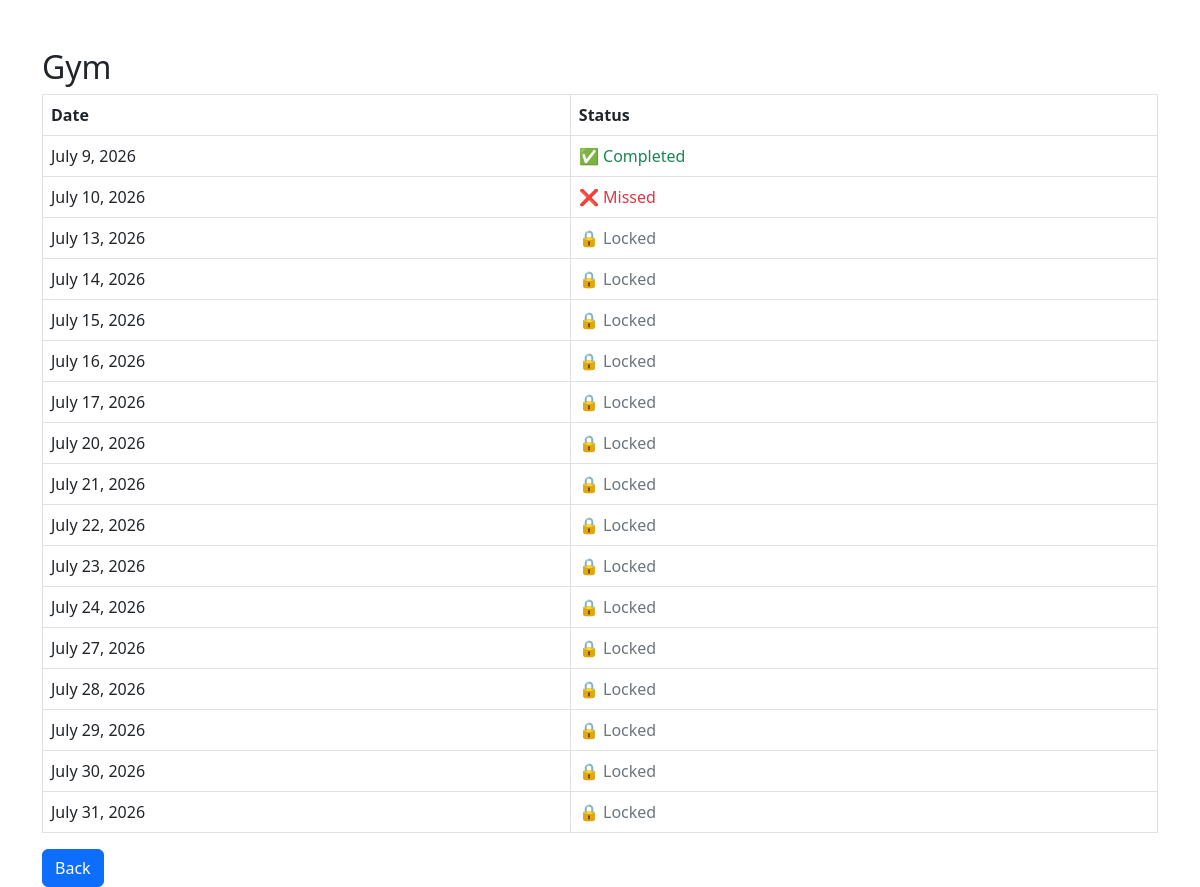
The page /habit/21/ (signed in) on the database as committed earlier.
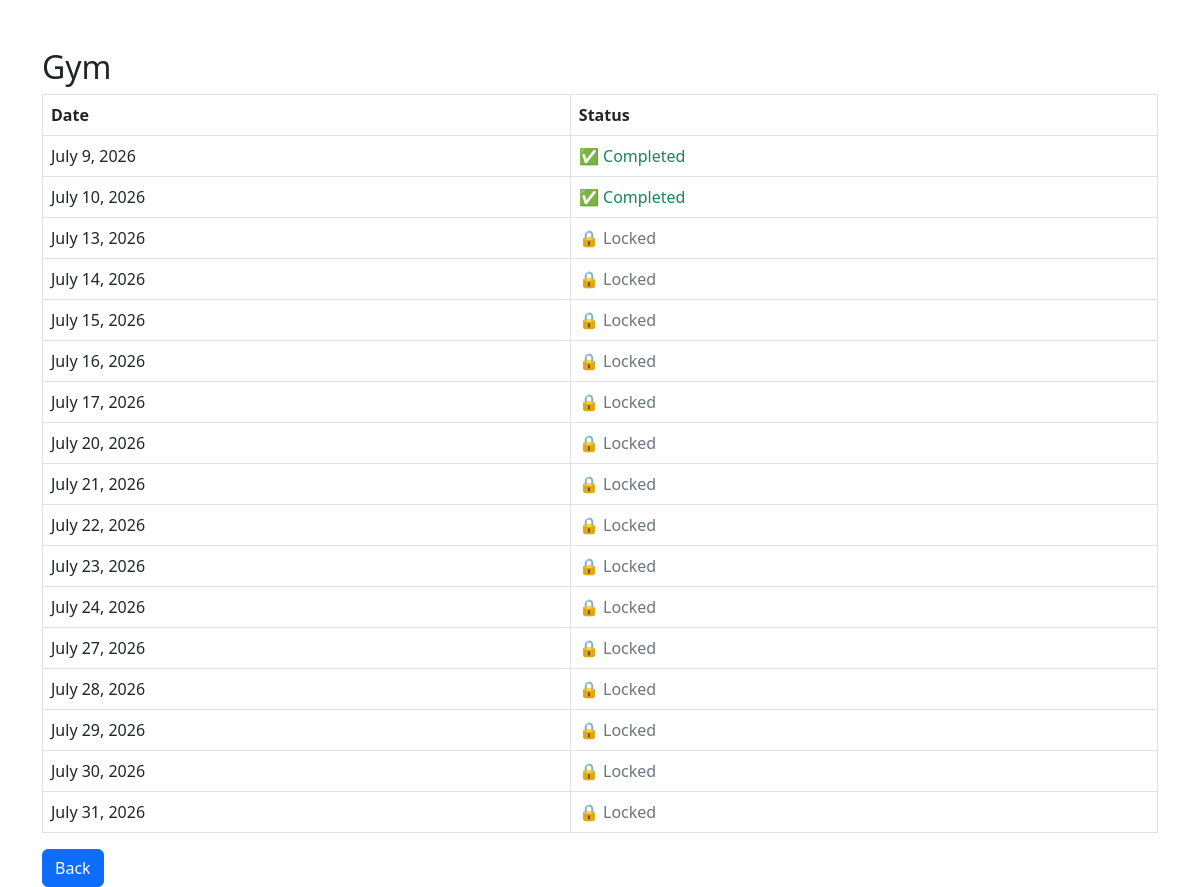
The same page on the database as committed later.
### habits/models.py (models this page shows)
class HabitLog(models.Model):
    habit = models.ForeignKey(
        Habit,
        on_delete=models.CASCADE
    )
    log_date = models.DateField()
    completed = models.BooleanField(
        default=False
    )
    missed = models.BooleanField(
        default=False
    )
    class Meta:
        constraints = [
            models.UniqueConstraint(
                fields=["habit", "log_date"],
                name="unique_habit_log"
            )
        ]

### habits/views.py (the view)
@login_required
def habit_detail(request, id):
    habit = get_object_or_404(
        Habit,
        id=id,
        user=request.user
    )
    today = date.today()
    HabitLog.objects.filter(
        habit=habit,
        log_date__lt=today,
        completed=False
    ).update(
        missed=True
    )
    logs = HabitLog.objects.filter(
        habit=habit
    ).order_by('log_date')
    return render(
        request,
        'habits/habit_detail.html',
        {
            'habit': habit,
            'logs': logs,
            'today': today
        }
    )

### habits/templates/habits/habit_detail.html (shortened to what this page needs)
<!DOCTYPE html>
<html>
<head>
    <link href="https://cdn.jsdelivr.net/npm/bootstrap@5.3.0/dist/css/bootstrap.min.css" rel="stylesheet">
</head>
<body>
<div class="container mt-5">
    <h2>{{ habit.name }}</h2>
    <table class="table table-bordered">
        <tr>
            <th>Date</th>
            <th>Status</th>
        </tr>
        {% for log in logs %}
        <tr>
            <td>{{ log.log_date }}</td>
            <td>
                {% if log.completed %}
                    <span class="text-success">
                        ✅ Completed
                    </span>
                {% elif log.missed %}
                    <span class="text-danger">
                        ❌ Missed
                    </span>
                {% elif log.log_date == today %}
                    <a href="{% url 'mark_complete' log.id %}"
                       class="btn btn-success btn-sm">
                       Mark Complete
                    </a>
                {% else %}
                    <span class="text-secondary">
                        🔒 Locked
                    </span>
                {% endif %}
            </td>
        </tr>
        {% empty %}
        <tr>
            <td colspan="2" class="text-center">
                No records found
            </td>
        </tr>
        {% endfor %}
    </table>
    <a href="/habit-list/" class="btn btn-primary">
        Back
    </a>
</div>
</body>
</html>

Rows that differ between the two databases and show on the page:
changed HabitLog "July 10, 2026": completed "❌ Missed" → "✅ Completed"
